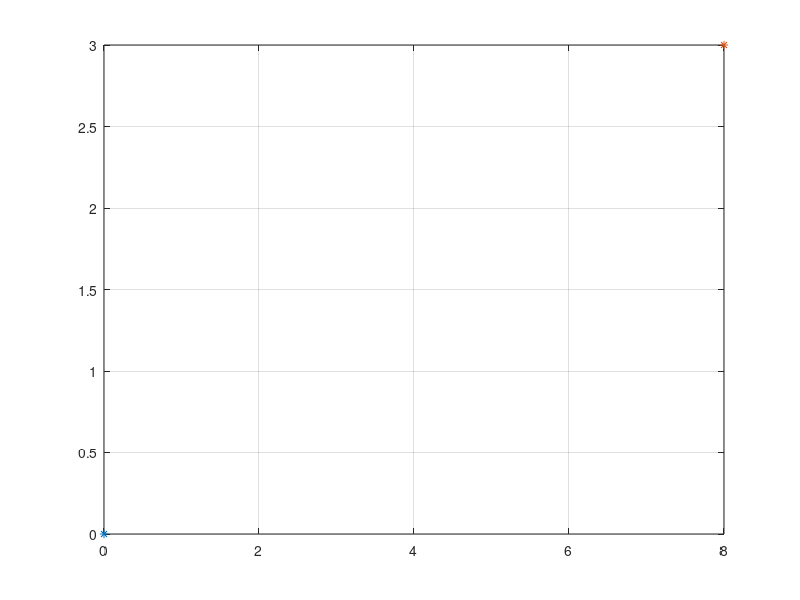

Reproduce this figure in MATLAB. (Note: this script raises an error after producing the figure.)
%% Simple math calcs
clear all;
close all;
clc;

for i = 1:5
    x0 = 0;
    x1 = randi([1 10]);
    y0 = 0;
    y1 = randi([1 10]);
    
    plot(x0,y0,'*');
    hold on
    plot(x1,y1,'*');
    hold on
    grid on
    
    % Finding Arc Radius Between Two Points
    b = x1-x0;
    a = y1 - y0;
    F = sqrt(b^2+a^2);
    rho = asin(b/F) - asin(a/F);
    r = -(a/(sin(rho)-1));
    
    % Finding Phi (Angle Between two points)
    phi = asin(b/r);
    
    % Finding Arc Length
    arc_length = r*phi;
    
    
    circle(x0, r, r,phi);
end

% Plotting the Arc
function [] = circle(x,y,r,phi)
hold on
%th = -(pi/2)+phi:-pi/250:-(pi/2);
th = 0:pi/250:pi;
th = th-(pi/2);
deg = th*(180/pi);

xunit = zeros(length(th));
yunit = zeros(length(th));

for i = 1:length(th)
    xunit(i) = r * cos(th(i)) + x;
    yunit(i) = r * sin(th(i)) + y;
end
plot(xunit,yunit)
hold on
end
